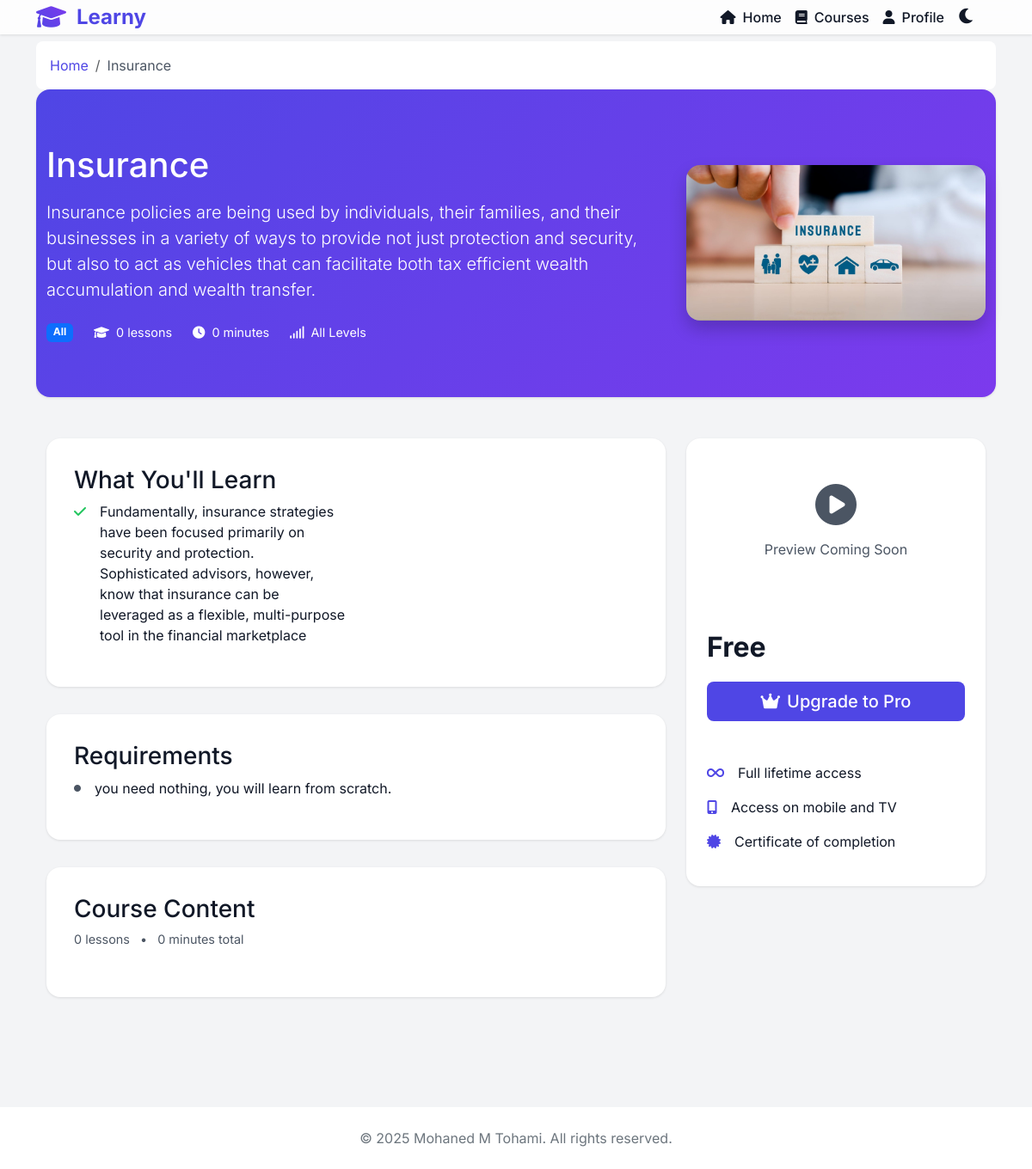
The page /insurance_Feild_1/ on the database its author committed.
### tutorials/models.py (models this page shows, shortened)
class Section(models.Model):
    title = models.CharField(max_length=200)
    slug = models.SlugField(unique=True, blank=True)
    description = models.TextField()
    thumbnail = models.ImageField(upload_to='sections/thumbnails/',
                                validators=[validate_image_extension],
                                help_text='Upload a section thumbnail (16:9 ratio recommended)',
                                null=True, blank=True)
    what_youll_learn = models.TextField(help_text='Enter each point on a new line')
    requirements = models.TextField(help_text='Enter each requirement on a new line', blank=True)
    level = models.CharField(max_length=20, choices=[
        ('beginner', 'Beginner'),
        ('intermediate', 'Intermediate'),
        ('advanced', 'Advanced'),
        ('all', 'All Levels')
    ], default='all')
    created_at = models.DateTimeField(auto_now_add=True)
    updated_at = models.DateTimeField(auto_now=True)
    def total_duration(self):
        total = 0
        for course in self.courses.all():
            for lesson in course.lessons.all():
                total += lesson.duration/60
        return total
    def get_what_youll_learn_list(self):
        return [x.strip() for x in self.what_youll_learn.split('\n') if x.strip()]
    def get_requirements_list(self):
        return [x.strip() for x in self.requirements.split('\n') if x.strip()]
    class Meta:
        ordering = ['-created_at']

### tutorials/views.py (the view)
# urls.py: path('<slug:section_slug>/', views.section_detail, name='section_detail'),
def section_detail(request, section_slug):
    section = get_object_or_404(Section, slug=section_slug)
    courses = section.courses.all().prefetch_related('lessons')
    total_lessons = sum(course.lessons.count() for course in courses)
    total_duration = section.total_duration()
    first_preview = None
    if courses:
        first_course = courses.first()
        if first_course:
            first_preview = first_course.lessons.filter(is_preview=True).first()
    context = {
        'section': section,
        'courses': courses,
        'total_lessons': total_lessons,
        'total_duration': total_duration,
        'what_youll_learn': section.get_what_youll_learn_list(),
        'requirements': section.get_requirements_list(),
        'first_preview': first_preview,
    }
    return render(request, 'tutorials/section_detail.html', context)

### tutorials/templates/tutorials/section_detail.html (shortened to what this page needs)
{% extends 'tutorials/base.html' %}
{% block content %}
<nav aria-label="breadcrumb">
    <ol class="breadcrumb">
        <li class="breadcrumb-item"><a href="{% url 'tutorials:home' %}">Home</a></li>
        <li class="breadcrumb-item active">{{ section.title }}</li>
    </ol>
</nav>
<div class="section-container">
    <div class="section-header">
        <div class="container">
            <div class="row align-items-center">
                <div class="col-lg-8">
                    <div class="section-info">
                        <h1>{{ section.title }}</h1>
                        <p class="lead">{{ section.description }}</p>
                        <div class="section-meta">
                            <span class="badge bg-primary">{{ section.level|title }}</span>
                            <span class="meta-item">
                                <i class="fas fa-graduation-cap"></i>
                                {{ total_lessons }} lessons
                            </span>
                            <span class="meta-item">
                                <i class="fas fa-clock"></i>
                                {% widthratio total_duration 60 1 %} minutes
                            </span>
                            <span class="meta-item">
                                <i class="fas fa-signal"></i>
                                {{ section.get_level_display }}
                            </span>
                        </div>
                    </div>
                </div>
                <div class="col-lg-4">
                    {% if section.thumbnail %}
                        <img src="{{ section.thumbnail.url }}" alt="{{ section.title }}" class="section-thumbnail">
                    {% else %}
                        <div class="section-thumbnail-placeholder">
                            <i class="fas fa-laptop-code"></i>
                        </div>
                    {% endif %}
                </div>
            </div>
        </div>
    </div>
    <div class="container section-content">
        <div class="row">
            <div class="col-lg-8">
                <div class="content-card">
                    <h3>What You'll Learn</h3>
                    <div class="row">
                        {% for item in what_youll_learn %}
                            <div class="col-md-6">
                                <div class="learn-item">
                                    <i class="fas fa-check"></i>
                                    {{ item }}
                                </div>
                            </div>
                        {% endfor %}
                    </div>
                </div>
                {% if requirements %}
                <div class="content-card">
                    <h3>Requirements</h3>
                    <ul class="requirements-list">
                        {% for req in requirements %}
                            <li>
                                <i class="fas fa-circle"></i>
                                {{ req }}
                            </li>
                        {% endfor %}
                    </ul>
                </div>
                {% endif %}
                <div class="content-card">
                    <h3>Course Content</h3>
                    <div class="course-content-summary">
                        <span>{{ total_lessons }} lessons</span>
                        <span>•</span>
                        <span>{% widthratio total_duration 60 1 %} minutes total</span>
                    </div>
                </div>
            </div>
            <div class="col-lg-4">
                <div class="sidebar-card">
                    <div class="preview-video">
                        {% if first_preview and first_preview.video_file %}
                            <video controls class="preview-player">
                                <source src="{{ first_preview.video_file.url }}" type="video/mp4">
                                Your browser does not support the video tag.
                            </video>
                        {% else %}
                            <div class="preview-placeholder">
                                <i class="fas fa-play-circle"></i>
                                <span>Preview Coming Soon</span>
                            </div>
                        {% endif %}
                    </div>
                    <div class="price-info">
                        <div class="price">Free</div>
                        <a href="{% url 'tutorials:pricing' %}" class="btn btn-primary btn-lg w-100">
                            <i class="fas fa-crown me-2"></i>Upgrade to Pro
                        </a>
                    </div>
                    <div class="features-list">
                        <div class="feature-item">
                            <i class="fas fa-infinity"></i>
                            Full lifetime access
                        </div>
                        <div class="feature-item">
                            <i class="fas fa-mobile-alt"></i>
                            Access on mobile and TV
                        </div>
                        <div class="feature-item">
                            <i class="fas fa-certificate"></i>
                            Certificate of completion
                        </div>
                    </div>
                </div>
            </div>
        </div>
    </div>
</div>
{% endblock %}

### tutorials/templates/tutorials/base.html (style rules this page uses)
:root { --primary-color: #4f46e5; --primary-color-rgb: 79, 70, 229; --secondary-color: #7c3aed; --accent-color: #e5e7eb; --success-color: #22c55e; --danger-color: #ef4444; --text-primary: #111827; --text-secondary: #4b5563; --card-background: #ffffff; --body-background: #f3f4f6; --navbar-background: rgba(255, 255, 255, 0.8); }
body { font-family: 'Inter', sans-serif; background-color: var(--body-background); color: var(--text-primary); padding-top: var(--nav-height); transition: background-color 0.3s ease, color 0.3s ease; }
.btn-primary { background-color: var(--primary-color); border: none; padding: 0.5rem 1.25rem; border-radius: 0.5rem; font-weight: 500; transition: all 0.3s ease; }
.breadcrumb { background-color: var(--card-background); padding: 1rem; border-radius: 0.5rem; margin-bottom: 2rem; }
.breadcrumb-item a { color: var(--primary-color); text-decoration: none; }
.breadcrumb-item.active { color: var(--text-secondary); }
.section-header { background-color: var(--card-background); padding: 2rem; border-radius: 1rem; margin-bottom: 2rem; box-shadow: 0 1px 3px rgba(0,0,0,0.1); }

### tutorials/templates/tutorials/section_detail.html (style rules this page uses)
.section-container { margin-top: -2rem; }
.section-header { background: linear-gradient(135deg, var(--primary-color), var(--secondary-color)); color: white; padding: 4rem 0; margin-bottom: 3rem; }
.section-info h1 { font-size: 2.5rem; margin-bottom: 1rem; }
.section-meta { display: flex; flex-wrap: wrap; gap: 1.5rem; margin-top: 1.5rem; }
.meta-item { display: flex; align-items: center; gap: 0.5rem; font-size: 0.9rem; }
.section-thumbnail { width: 100%; border-radius: 1rem; box-shadow: 0 10px 20px rgba(0, 0, 0, 0.2); }
.content-card { background: var(--card-background); border-radius: 1rem; padding: 2rem; margin-bottom: 2rem; box-shadow: 0 1px 3px rgba(0, 0, 0, 0.1); }
.learn-item { display: flex; gap: 1rem; margin-bottom: 1rem; color: var(--text-primary); }
.learn-item i { color: var(--success-color); margin-top: 0.25rem; }
.requirements-list { list-style: none; padding: 0; margin: 0; }
.requirements-list li { display: flex; gap: 1rem; margin-bottom: 1rem; color: var(--text-primary); }
.requirements-list i { font-size: 0.5rem; margin-top: 0.5rem; color: var(--text-secondary); }
.course-content-summary { color: var(--text-secondary); margin-bottom: 1.5rem; font-size: 0.9rem; }
.course-content-summary span:nth-child(2) { margin: 0 0.5rem; }
.sidebar-card { background: var(--card-background); border-radius: 1rem; overflow: hidden; position: sticky; top: 2rem; box-shadow: 0 1px 3px rgba(0, 0, 0, 0.1); }
.preview-video { aspect-ratio: 16/9; background: var(--background-secondary); }
.preview-placeholder { width: 100%; height: 100%; display: flex; flex-direction: column; align-items: center; justify-content: center; gap: 1rem; color: var(--text-secondary); }
.preview-placeholder i { font-size: 3rem; }
.price-info { padding: 1.5rem; border-bottom: 1px solid var(--border-color); }
.price { font-size: 2rem; font-weight: 700; margin-bottom: 1rem; color: var(--text-primary); }
.features-list { padding: 1.5rem; }
.feature-item { display: flex; align-items: center; gap: 1rem; margin-bottom: 1rem; color: var(--text-primary); }
.feature-item i { color: var(--primary-color); }

### rows shown on the page
Section: title "Insurance", description "Insurance policies are being used by individuals, their families, and their businesses in a variety of ways to provide not just protection and security, but also to act as vehicles that can facilitate both tax efficient wealth accumulation and wealth transfer.", level "All", level "All Levels", thumbnail (picture), what_youll_learn "Fundamentally, insurance strategies have been focused primarily on security and protection. Sophisticated advisors, however, know that insurance can be leveraged as a flexible, multi-purpose tool in the financial marketplace", requirements "you need nothing, you will learn from scratch."

### other values the page prints
{{ total_lessons }} "0"
